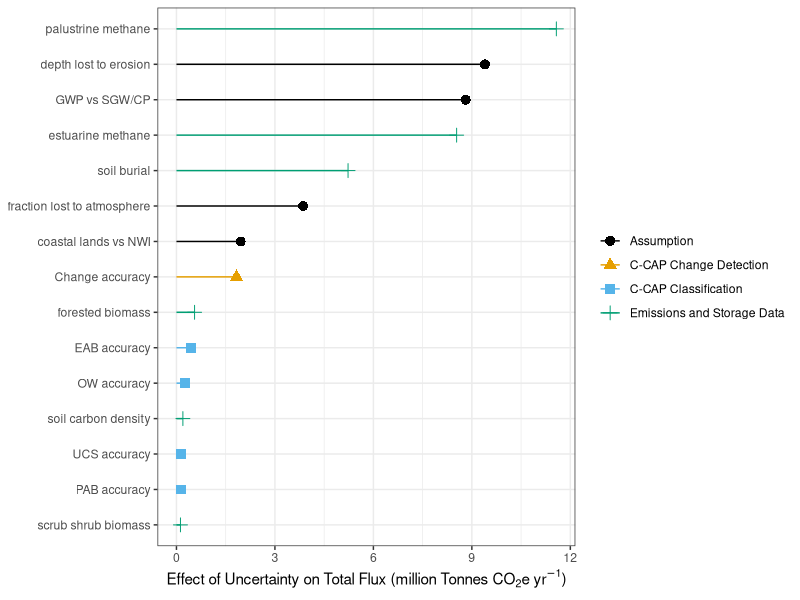
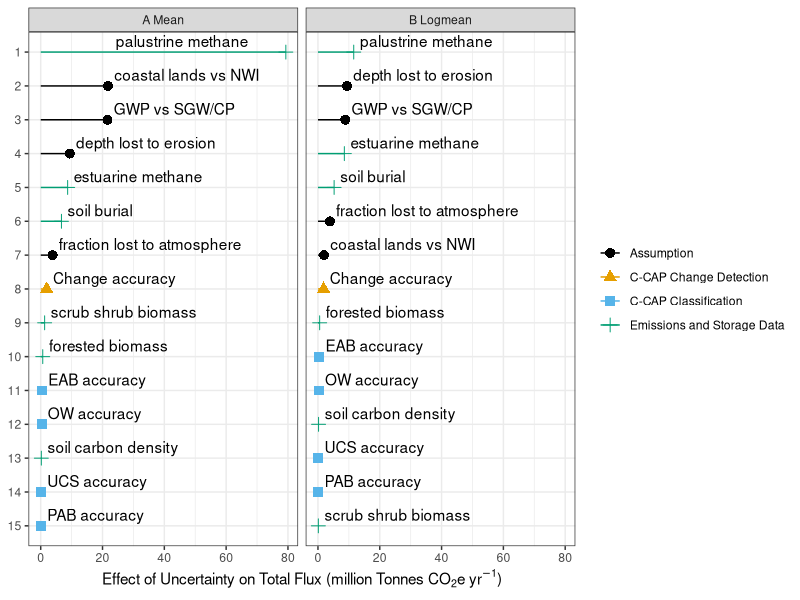

Write the R code that produced these figures, in order.
library(tidyverse)
library(gridExtra)

# The palette with grey:
cbPalette <- c("#999999", "#E69F00", "#56B4E9", "#009E73", "#F0E442", "#0072B2", "#D55E00", "#CC79A7")

# The palette with black:
cbbPalette <- c("#000000", "#E69F00", "#56B4E9", "#009E73", "#F0E442", "#0072B2", "#D55E00", "#CC79A7")

sensitivityAnalysisDF_regional <- read_csv("data/outputTables/sensitivityAnalysisResults/regional/sensitivityAnalysisResults.csv")
sensitivityAnalysisDF_regional <- mutate(sensitivityAnalysisDF_regional, effectMillionTonnesCO2PerYear = effectMillionTonnesCO2/5)
sensitivityAnalysisDF_regional_top15 <- sensitivityAnalysisDF_regional[1:15,]
sensitivityAnalysisDF_regional_top15 <- sensitivityAnalysisDF_regional_top15 %>%
  mutate(rank = rev(1:nrow(sensitivityAnalysisDF_regional_top15)))


sensitivityAnalysisDF_national <- read_csv("data/outputTables/sensitivityAnalysisResults/national/sensitivityAnalysisResults.csv")
sensitivityAnalysisDF_national <- mutate(sensitivityAnalysisDF_national, effectMillionTonnesCO2PerYear = effectMillionTonnesCO2/5)
sensitivityAnalysisDF_national_top15 <- sensitivityAnalysisDF_national[1:15,]
sensitivityAnalysisDF_national_top15 <- sensitivityAnalysisDF_national_top15 %>%
  mutate(rank = rev(1:nrow(sensitivityAnalysisDF_national_top15)))

sensitivityAnalysisPlot_top15_regional <- ggplot(sensitivityAnalysisDF_regional_top15, aes(x=rank, y=effectMillionTonnesCO2PerYear)) +
  geom_point(stat="identity", size=3, aes(color = type, pch = type)) + 
  geom_segment(aes(y=effectMillionTonnesCO2PerYear, 
                   yend=0, 
                   x=rank, 
                   xend=rank, color=type)) + 
  xlab(NULL) +
  ylab(expression(paste("Effect of Uncertainty on Total Flux (million Tonnes CO"[2], "e yr"^-1, ")", sep=""))) +
  scale_x_discrete(limits = rev(sensitivityAnalysisDF_regional_top15$parameter)) +
  coord_flip() +
  theme_bw() +
  scale_colour_manual(values=cbbPalette) +
  theme(legend.title=element_blank())
(sensitivityAnalysisPlot_top15_regional)


sensitivityAnalysisDF_national_top15_combine <- mutate(sensitivityAnalysisDF_national_top15,
                                                       scaleOfAnalysis = "A Mean")
sensitivityAnalysisDF_regional_top15_combine <- mutate(sensitivityAnalysisDF_regional_top15,
                                                       scaleOfAnalysis = "B Logmean")
sensitivityAnalysisDF_regional_top15_combo <- rbind(sensitivityAnalysisDF_national_top15_combine,
                                                    sensitivityAnalysisDF_regional_top15_combine)

sensitivityAnalysisPlot_top15_combo <- ggplot(sensitivityAnalysisDF_regional_top15_combo, aes(x=rank, y=effectMillionTonnesCO2PerYear)) +
  geom_point(stat="identity", size=3, aes(color = type, pch = type)) + 
  facet_wrap(~scaleOfAnalysis) +
  geom_segment(aes(y=effectMillionTonnesCO2PerYear, 
                   yend=0, 
                   x=rank, 
                   xend=rank, color=type)) +
  xlab(NULL) +
  ylab(expression(paste("Effect of Uncertainty on Total Flux (million Tonnes CO"[2], "e yr"^-1, ")", sep=""))) +
  scale_x_discrete(limits = rev(as.character(1:15))) +
  geom_text(aes(label=sensitivityAnalysisDF_regional_top15_combo$parameter), nudge_x=.15, nudge_y = c(-55, rep(2,29)), 
            vjust = 0, hjust=0) +
  coord_flip() +
  theme_bw() +
  scale_colour_manual(values=cbbPalette) +
  theme(legend.title=element_blank())
(sensitivityAnalysisPlot_top15_combo)
